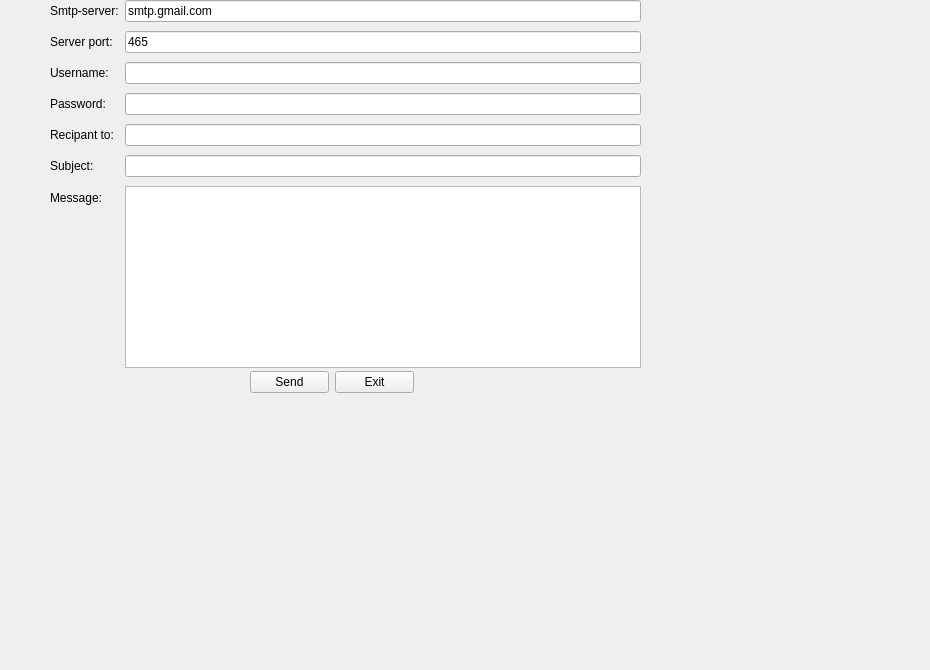
      <widget class="QWidget" name="tab_19">
       <attribute name="title">
        <string>envoyer des  mails</string>
       </attribute>
       <widget class="QWidget" name="layoutWidget">
        <property name="geometry">
         <rect>
          <x>250</x>
          <y>370</y>
          <width>164</width>
          <height>25</height>
         </rect>
        </property>
        <layout class="QHBoxLayout" name="horizontalLayout">
         <item>
          <spacer name="horizontalSpacer">
           <property name="orientation">
            <enum>Qt::Horizontal</enum>
           </property>
           <property name="sizeHint" stdset="0">
            <size>
             <width>40</width>
             <height>20</height>
            </size>
           </property>
          </spacer>
         </item>
         <item>
          <widget class="QPushButton" name="sendBtn">
           <property name="text">
            <string>Send</string>
           </property>
          </widget>
         </item>
         <item>
          <widget class="QPushButton" name="exitBtn">
           <property name="text">
            <string>Exit</string>
           </property>
          </widget>
         </item>
        </layout>
       </widget>
       <widget class="QWidget" name="layoutWidget_2">
        <property name="geometry">
         <rect>
          <x>50</x>
          <y>0</y>
          <width>591</width>
          <height>368</height>
         </rect>
        </property>
        <layout class="QFormLayout" name="formLayout">
         <property name="fieldGrowthPolicy">
          <enum>QFormLayout::ExpandingFieldsGrow</enum>
         </property>
         <property name="rowWrapPolicy">
          <enum>QFormLayout::WrapLongRows</enum>
         </property>
         <property name="verticalSpacing">
          <number>9</number>
         </property>
         <item row="0" column="0">
          <widget class="QLabel" name="label_42">
           <property name="text">
            <string>Smtp-server:</string>
           </property>
          </widget>
         </item>
         <item row="0" column="1">
          <widget class="QLineEdit" name="server">
           <property name="text">
            <string>smtp.gmail.com</string>
           </property>
          </widget>
         </item>
         <item row="1" column="0">
          <widget class="QLabel" name="label_43">
           <property name="text">
            <string>Server port:</string>
           </property>
          </widget>
         </item>
         <item row="1" column="1">
          <widget class="QLineEdit" name="port">
           <property name="text">
            <string>465</string>
           </property>
          </widget>
         </item>
         <item row="2" column="0">
          <widget class="QLabel" name="label_44">
           <property name="text">
            <string>Username:</string>
           </property>
          </widget>
         </item>
         <item row="2" column="1">
          <widget class="QLineEdit" name="uname"/>
         </item>
         <item row="3" column="0">
          <widget class="QLabel" name="label_45">
           <property name="text">
            <string>Password:</string>
           </property>
          </widget>
         </item>
         <item row="3" column="1">
          <widget class="QLineEdit" name="paswd">
           <property name="inputMask">
            <string/>
           </property>
           <property name="echoMode">
            <enum>QLineEdit::Password</enum>
           </property>
          </widget>
         </item>
         <item row="4" column="0">
          <widget class="QLabel" name="label_46">
           <property name="text">
            <string>Recipant to:</string>
           </property>
          </widget>
         </item>
         <item row="4" column="1">
          <widget class="QLineEdit" name="rcpt"/>
         </item>
         <item row="5" column="0">
          <widget class="QLabel" name="label_47">
           <property name="text">
            <string>Subject:</string>
           </property>
          </widget>
         </item>
         <item row="5" column="1">
          <widget class="QLineEdit" name="subject"/>
         </item>
         <item row="6" column="0">
          <widget class="QLabel" name="label_48">
           <property name="text">
            <string>Message:</string>
           </property>
          </widget>
         </item>
         <item row="6" column="1">
          <widget class="QPlainTextEdit" name="msg"/>
         </item>
        </layout>
       </widget>
       <widget class="QLabel" name="label_24">
        <property name="geometry">
         <rect>
          <x>-170</x>
          <y>-120</y>
          <width>921</width>
          <height>661</height>
         </rect>
        </property>
        <property name="text">
         <string>TextLabel</string>
        </property>
       </widget>
       <zorder>label_24</zorder>
       <zorder>layoutWidget</zorder>
       <zorder>layoutWidget_2</zorder>
      </widget>
